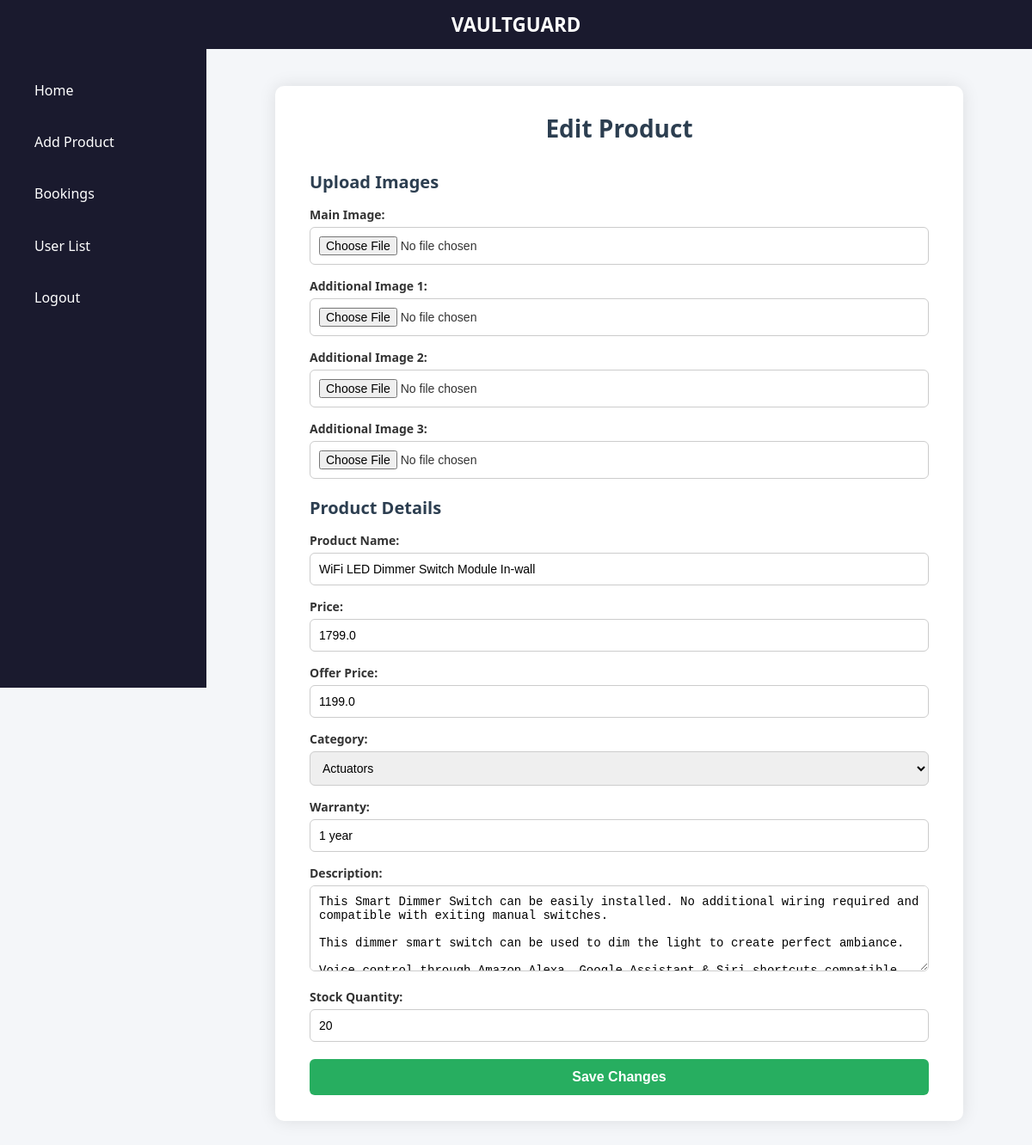
Before: /dashboard/edit/25/ with the older database file.
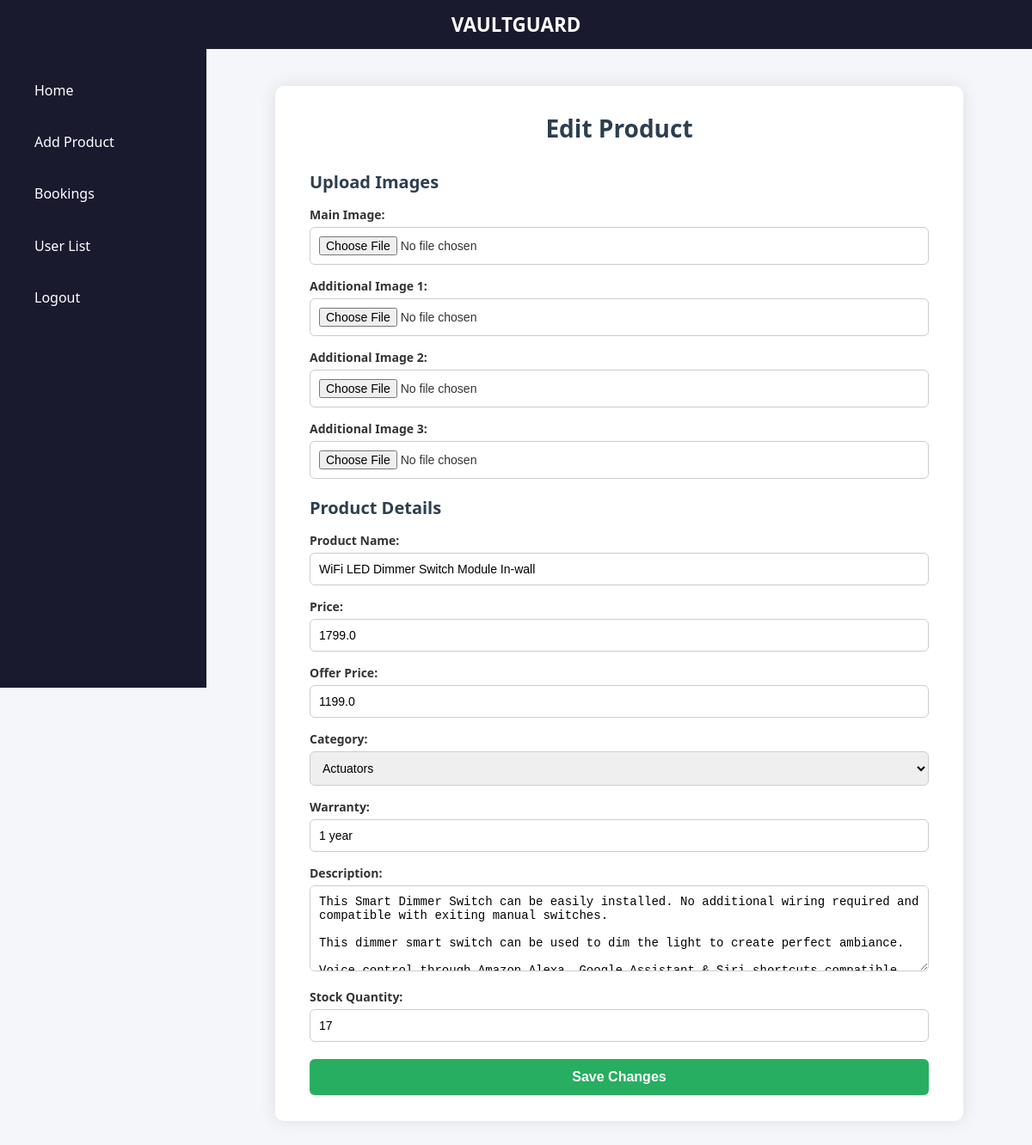
After: the same page with the newer database file.
### app/models.py (models this page shows, shortened)
class Product(models.Model):
    CATEGORY_CHOICES = [
        ('Lighting', 'Lighting'),
        ('Actuators', 'Actuators'),
        ('Touch Switches', 'Touch Switches'),
        ('Security', 'Security'),
    ]
    name = models.CharField(max_length=255)
    price = models.FloatField()
    offerprice = models.FloatField(blank=True, null=True)
    description = models.TextField()
    category = models.CharField(max_length=50, choices=CATEGORY_CHOICES)
    warranty = models.CharField(max_length=100, blank=True, null=True)
    stock = models.IntegerField()
    image = models.ImageField(upload_to='products/')
    additional_image1 = models.ImageField(upload_to='products/', blank=True, null=True)
    additional_image2 = models.ImageField(upload_to='products/', blank=True, null=True)
    additional_image3 = models.ImageField(upload_to='products/', blank=True, null=True)
    rating = models.FloatField(default=0)
    vector_data = models.TextField(blank=True, null=True)

### app/views.py (the view, shortened to what this page needs)
# urls.py: path('dashboard/edit/<int:id>/', views.edit_g, name='edit_g'),
def edit_g(request, id):
    product = get_object_or_404(Product, id=id)
    return render(request, 'add.html', {'data1': product})

### templates/add.html (shortened to what this page needs)
{% load static %}
<!DOCTYPE html>
<html lang="en">
<head>
    <link rel="stylesheet" href="{% static 'css/add.css' %}">
</head>
<body>
    <header class="top-bar">
        <h1 class="brand">VAULTGUARD</h1>
    </header>
    <div class="sidebar">
        <br><br>
        <nav class="sidebar-nav">
            <a href="{% url 'firstpage' %}">Home</a>
            <a href="{% url 'add_product' %}">Add Product</a>
            <a href="{% url 'admin_bookings' %}">Bookings</a>
            <a href="{% url 'user_list' %}">User List</a>
            <a href="{% url 'logout' %}">Logout</a>
        </nav>
    </div>
    <div class="main-content">
        <div class="product-form-wrapper">
            <h2>{% if data1 %}Edit{% else %}Add{% endif %} Product</h2>
            <form action="{% if data1 %}{% url 'edit_g' data1.id %}{% else %}{% url 'add_product' %}{% endif %}" method="post" enctype="multipart/form-data" class="product-form">
                <div class="form-section">
                    <h3>Upload Images</h3>
                    <label for="image">Main Image:</label>
                    <input type="file" name="image" id="image" accept="image/*" {% if not data1 %}required{% endif %}>
                    <label for="additional_image1">Additional Image 1:</label>
                    <input type="file" name="additional_image1" id="additional_image1" accept="image/*">
                    <label for="additional_image2">Additional Image 2:</label>
                    <input type="file" name="additional_image2" id="additional_image2" accept="image/*">
                    <label for="additional_image3">Additional Image 3:</label>
                    <input type="file" name="additional_image3" id="additional_image3" accept="image/*">
                </div>
                <div class="form-section">
                    <h3>Product Details</h3>
                    <label for="name">Product Name:</label>
                    <input type="text" name="name" value="{{ data1.name|default:'' }}" required>
                    <label for="price">Price:</label>
                    <input type="number" name="price" step="0.01" value="{{ data1.price|default:'' }}" required>
                    <label for="offerprice">Offer Price:</label>
                    <input type="number" name="offerprice" step="0.01" value="{{ data1.offerprice|default:'' }}">
                    <label for="category">Category:</label>
                    <select name="category" required>
                        <option value="Actuators" {% if data1.category == 'Actuators' %}selected{% endif %}>Actuators</option>
                    </select>
                    <label for="warranty">Warranty:</label>
                    <input type="text" name="warranty" value="{{ data1.warranty|default:'' }}">
                    <label for="description">Description:</label>
                    <textarea name="description" required>{{ data1.description|default:'' }}</textarea>
                    <label for="stock">Stock Quantity:</label>
                    <input type="number" name="stock" min="0" value="{{ data1.stock|default:'' }}" required>
                    <button type="submit" class="btn green">
                        {% if data1 %}Save Changes{% else %}Save Product{% endif %}
                    </button>
                </div>
            </form>
        </div>
    </div>
</body>
</html>

Changed rows visible on the page:
changed Product "WiFi LED Dimmer Switch Module In-wall": stock "20" → "17"
